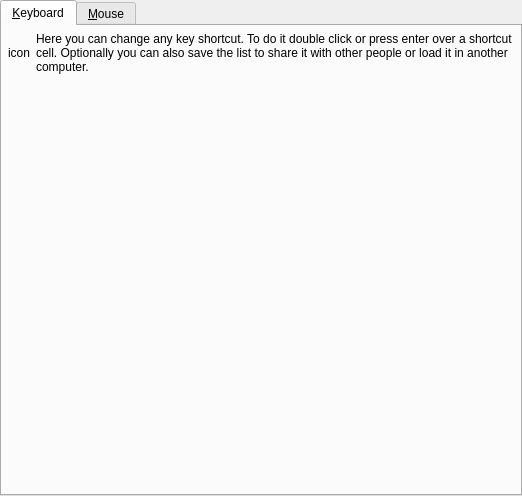
<ui version="4.0" >
 <class>PrefInput</class>
 <widget class="QWidget" name="PrefInput" >
  <property name="geometry" >
   <rect>
    <x>0</x>
    <y>0</y>
    <width>522</width>
    <height>496</height>
   </rect>
  </property>
  <property name="windowIcon" >
   <iconset/>
  </property>
  <layout class="QVBoxLayout" >
   <property name="margin" >
    <number>0</number>
   </property>
   <property name="spacing" >
    <number>6</number>
   </property>
   <item>
    <widget class="QTabWidget" name="input_tab" >
     <property name="currentIndex" >
      <number>0</number>
     </property>
     <widget class="QWidget" name="tab" >
      <attribute name="title" >
       <string>&amp;Keyboard</string>
      </attribute>
      <layout class="QVBoxLayout" >
       <property name="margin" >
        <number>6</number>
       </property>
       <property name="spacing" >
        <number>6</number>
       </property>
       <item>
        <layout class="QHBoxLayout" >
         <property name="margin" >
          <number>0</number>
         </property>
         <property name="spacing" >
          <number>6</number>
         </property>
         <item>
          <widget class="QLabel" name="keyboard_icon" >
           <property name="text" >
            <string>icon</string>
           </property>
           <property name="wordWrap" >
            <bool>false</bool>
           </property>
          </widget>
         </item>
         <item>
          <widget class="QLabel" name="actioneditor_desc" >
           <property name="sizePolicy" >
            <sizepolicy>
             <hsizetype>7</hsizetype>
             <vsizetype>5</vsizetype>
             <horstretch>0</horstretch>
             <verstretch>0</verstretch>
            </sizepolicy>
           </property>
           <property name="text" >
            <string>Here you can change any key shortcut. To do it double click or press enter over a shortcut cell. Optionally you can also save the list to share it with other people or load it in another computer.</string>
           </property>
           <property name="alignment" >
            <set>Qt::AlignVCenter</set>
           </property>
           <property name="wordWrap" >
            <bool>true</bool>
           </property>
          </widget>
         </item>
        </layout>
       </item>
       <item>
        <widget class="ActionsEditor" native="1" name="actions_editor" >
         <property name="sizePolicy" >
          <sizepolicy>
           <hsizetype>7</hsizetype>
           <vsizetype>7</vsizetype>
           <horstretch>0</horstretch>
           <verstretch>0</verstretch>
          </sizepolicy>
         </property>
        </widget>
       </item>
      </layout>
     </widget>
     <widget class="QWidget" name="tab_2" >
      <attribute name="title" >
       <string>&amp;Mouse</string>
      </attribute>
      <layout class="QGridLayout" >
       <property name="margin" >
        <number>6</number>
       </property>
       <property name="spacing" >
        <number>6</number>
       </property>
       <item rowspan="4" row="0" column="0" >
        <layout class="QVBoxLayout" >
         <property name="margin" >
          <number>0</number>
         </property>
         <property name="spacing" >
          <number>6</number>
         </property>
         <item>
          <widget class="QLabel" name="mouse_icon" >
           <property name="text" >
            <string>icon</string>
           </property>
           <property name="wordWrap" >
            <bool>false</bool>
           </property>
          </widget>
         </item>
         <item>
          <spacer>
           <property name="orientation" >
            <enum>Qt::Vertical</enum>
           </property>
           <property name="sizeType" >
            <enum>QSizePolicy::Expanding</enum>
           </property>
           <property name="sizeHint" >
            <size>
             <width>20</width>
             <height>20</height>
            </size>
           </property>
          </spacer>
         </item>
        </layout>
       </item>
       <item row="0" column="1" >
        <layout class="QVBoxLayout" >
         <property name="margin" >
          <number>0</number>
         </property>
         <property name="spacing" >
          <number>6</number>
         </property>
         <item>
          <widget class="QLabel" name="textLabel1_16" >
           <property name="text" >
            <string>Button functions:</string>
           </property>
           <property name="wordWrap" >
            <bool>false</bool>
           </property>
          </widget>
         </item>
         <item>
          <layout class="QGridLayout" >
           <property name="margin" >
            <number>0</number>
           </property>
           <property name="spacing" >
            <number>6</number>
           </property>
           <item row="3" column="0" colspan="2" >
            <widget class="QLabel" name="label" >
             <property name="text" >
              <string>Mi&amp;ddle click</string>
             </property>
             <property name="buddy" >
              <cstring>middle_click_combo</cstring>
             </property>
            </widget>
           </item>
           <item row="3" column="2" >
            <widget class="QComboBox" name="middle_click_combo" />
           </item>
           <item row="3" column="3" colspan="2" >
            <spacer>
             <property name="orientation" >
              <enum>Qt::Horizontal</enum>
             </property>
             <property name="sizeHint" >
              <size>
               <width>40</width>
               <height>20</height>
              </size>
             </property>
            </spacer>
           </item>
           <item row="0" column="3" colspan="2" >
            <spacer>
             <property name="orientation" >
              <enum>Qt::Horizontal</enum>
             </property>
             <property name="sizeType" >
              <enum>QSizePolicy::Expanding</enum>
             </property>
             <property name="sizeHint" >
              <size>
               <width>81</width>
               <height>31</height>
              </size>
             </property>
            </spacer>
           </item>
           <item row="0" column="2" >
            <widget class="MyComboBox" name="left_click_combo" >
             <property name="sizePolicy" >
              <sizepolicy>
               <hsizetype>7</hsizetype>
               <vsizetype>0</vsizetype>
               <horstretch>0</horstretch>
               <verstretch>0</verstretch>
              </sizepolicy>
             </property>
            </widget>
           </item>
           <item row="0" column="0" colspan="2" >
            <widget class="QLabel" name="textLabel2_6" >
             <property name="text" >
              <string>&amp;Left click</string>
             </property>
             <property name="wordWrap" >
              <bool>false</bool>
             </property>
             <property name="buddy" >
              <cstring>left_click_combo</cstring>
             </property>
            </widget>
           </item>
           <item rowspan="2" row="1" column="0" colspan="2" >
            <widget class="QLabel" name="textLabel3_4" >
             <property name="text" >
              <string>&amp;Double click</string>
             </property>
             <property name="wordWrap" >
              <bool>false</bool>
             </property>
             <property name="buddy" >
              <cstring>double_click_combo</cstring>
             </property>
            </widget>
           </item>
           <item rowspan="2" row="1" column="2" >
            <widget class="MyComboBox" name="double_click_combo" >
             <property name="sizePolicy" >
              <sizepolicy>
               <hsizetype>7</hsizetype>
               <vsizetype>0</vsizetype>
               <horstretch>0</horstretch>
               <verstretch>0</verstretch>
              </sizepolicy>
             </property>
            </widget>
           </item>
           <item rowspan="2" row="1" column="3" colspan="2" >
            <spacer>
             <property name="orientation" >
              <enum>Qt::Horizontal</enum>
             </property>
             <property name="sizeType" >
              <enum>QSizePolicy::Expanding</enum>
             </property>
             <property name="sizeHint" >
              <size>
               <width>111</width>
               <height>31</height>
              </size>
             </property>
            </spacer>
           </item>
          </layout>
         </item>
        </layout>
       </item>
       <item row="3" column="1" >
        <spacer>
         <property name="orientation" >
          <enum>Qt::Vertical</enum>
         </property>
         <property name="sizeType" >
          <enum>QSizePolicy::Expanding</enum>
         </property>
         <property name="sizeHint" >
          <size>
           <width>20</width>
           <height>20</height>
          </size>
         </property>
        </spacer>
       </item>
       <item row="1" column="1" >
        <widget class="Line" name="line7" >
         <property name="sizePolicy" >
          <sizepolicy>
           <hsizetype>7</hsizetype>
           <vsizetype>0</vsizetype>
           <horstretch>0</horstretch>
           <verstretch>0</verstretch>
          </sizepolicy>
         </property>
         <property name="frameShape" >
          <enum>QFrame::HLine</enum>
         </property>
         <property name="frameShadow" >
          <enum>QFrame::Sunken</enum>
         </property>
         <property name="orientation" >
          <enum>Qt::Horizontal</enum>
         </property>
        </widget>
       </item>
       <item row="2" column="1" >
        <layout class="QGridLayout" >
         <property name="margin" >
          <number>0</number>
         </property>
         <property name="spacing" >
          <number>6</number>
         </property>
         <item row="0" column="0" colspan="2" >
          <widget class="QLabel" name="textLabel2_8" >
           <property name="text" >
            <string>&amp;Wheel function:</string>
           </property>
           <property name="wordWrap" >
            <bool>false</bool>
           </property>
           <property name="buddy" >
            <cstring>wheel_function_combo</cstring>
           </property>
          </widget>
         </item>
         <item row="1" column="0" >
          <widget class="QComboBox" name="wheel_function_combo" >
           <property name="sizePolicy" >
            <sizepolicy>
             <hsizetype>7</hsizetype>
             <vsizetype>0</vsizetype>
             <horstretch>0</horstretch>
             <verstretch>0</verstretch>
            </sizepolicy>
           </property>
          </widget>
         </item>
         <item row="1" column="1" >
          <spacer>
           <property name="orientation" >
            <enum>Qt::Horizontal</enum>
           </property>
           <property name="sizeType" >
            <enum>QSizePolicy::Expanding</enum>
           </property>
           <property name="sizeHint" >
            <size>
             <width>121</width>
             <height>31</height>
            </size>
           </property>
          </spacer>
         </item>
        </layout>
       </item>
      </layout>
     </widget>
    </widget>
   </item>
  </layout>
 </widget>
 <customwidgets>
  <customwidget>
   <class>ActionsEditor</class>
   <extends>QWidget</extends>
   <header>actionseditor.h</header>
  </customwidget>
  <customwidget>
   <class>MyComboBox</class>
   <extends>QComboBox</extends>
   <header>mycombobox.h</header>
  </customwidget>
 </customwidgets>
 <resources/>
 <connections/>
</ui>
